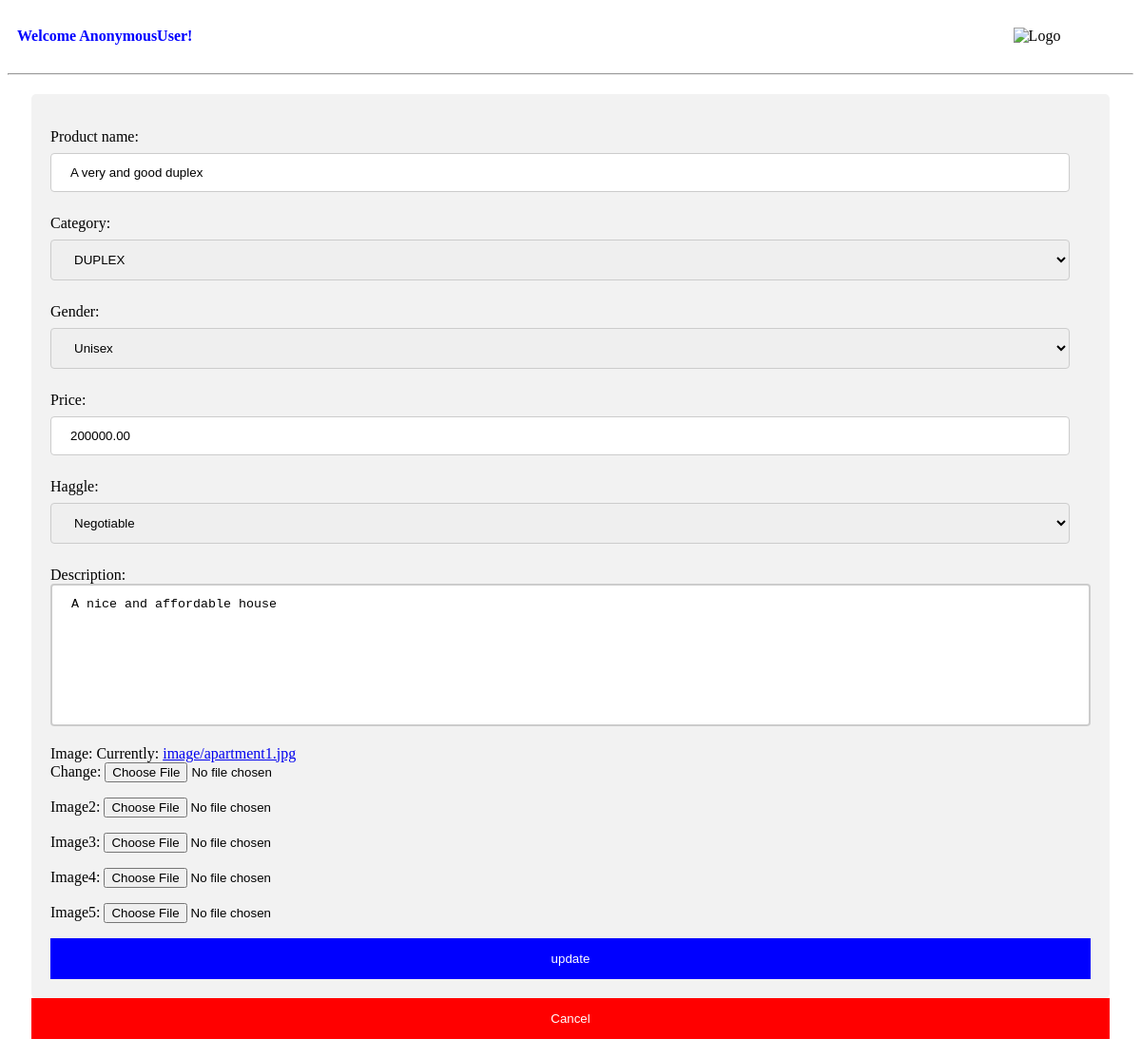
The page /product/update_product/3/ on the database its author committed.
### product/models.py (models this page shows, shortened)
class Product(models.Model):
    negotiate = [
        ('Negotiable', 'Negotiable'),
        ('Unnegotiable', 'Unnegotiable'),
    ]
    sex = [
        ('Male', 'Male'),
        ('Female', 'Female'),
        ('Unisex', 'Unisex'),
    ]
    created_by = models.ForeignKey(Vendor, related_name = "fashion_vendors", on_delete=models.CASCADE, null=True)
    product_name = models.CharField(max_length=100, null=True)
    category = models.ForeignKey(Categorie, on_delete=models.CASCADE, related_name='product', null=True)
    gender = models.CharField(max_length=10, choices=sex, default='Unisex', null=True)
    price = models.DecimalField(decimal_places=2, max_digits=15, null=True)
    haggle = models.CharField(max_length=50, choices=negotiate, default='Negotiable')
    description = models.TextField(blank=True, null=True)
    image = models.ImageField(upload_to = 'image/', null=True)
    image2 = models.ImageField(upload_to = 'image/', null=True, blank= True)
    image3 = models.ImageField(upload_to = 'image/', null=True, blank= True)
    image4 = models.ImageField(upload_to = 'image/', null=True, blank= True)
    image5 = models.ImageField(upload_to = 'image/', null=True, blank= True)
    created = models.DateTimeField(auto_now_add=True)
    updated = models.DateTimeField(auto_now=True)
    class Meta:
        ordering = ('-created',)

### product/views.py (the view)
# urls.py: path('update_product/<int:pk>/', updateProduct, name='update_product'),
def updateProduct(request, pk):
    product = Product.objects.get(id=pk)
    form = ProductForm(instance=product)
    if request.method == 'POST':
        form = ProductForm(request.POST, request.FILES, instance=product)
        if form.is_valid():
            form.save()
            messages.success(request, 'Updated Successfully!!')
            return redirect('history')
    context = {'form':form}
    return render(request, 'update_product.html', context)

### product/forms.py
class ProductForm(forms.ModelForm):
    class Meta:
        model = Product
        exclude = ['slug', 'created_by']

### core/models.py (called while the page is built)
    def __str__(self) -> str:
        return self.category_name

### product/templates/update_product.html (shortened to what this page needs)
{% extends 'vendor/vendor_base.html'%}
{% block content %}
<div class="tabcontent">
    <div>
        <div>
            <form method="post" id="form" action="" enctype="multipart/form-data">
                {{form.as_p}}
                <input type="submit" value="update">
            </form>
        <a href="{% url 'history'%}"><input type="submit" value="Cancel" style="background-color: red;"></a>
        </div>
    </div>
{% endblock%}

### rows shown on the page
Product: product_name "A very and good duplex", category "DUPLEX", gender "Unisex", price "200000.00", haggle "Negotiable", description "A nice and affordable house"

### other values the page prints
{{ request.user|capfirst }} "AnonymousUser"
